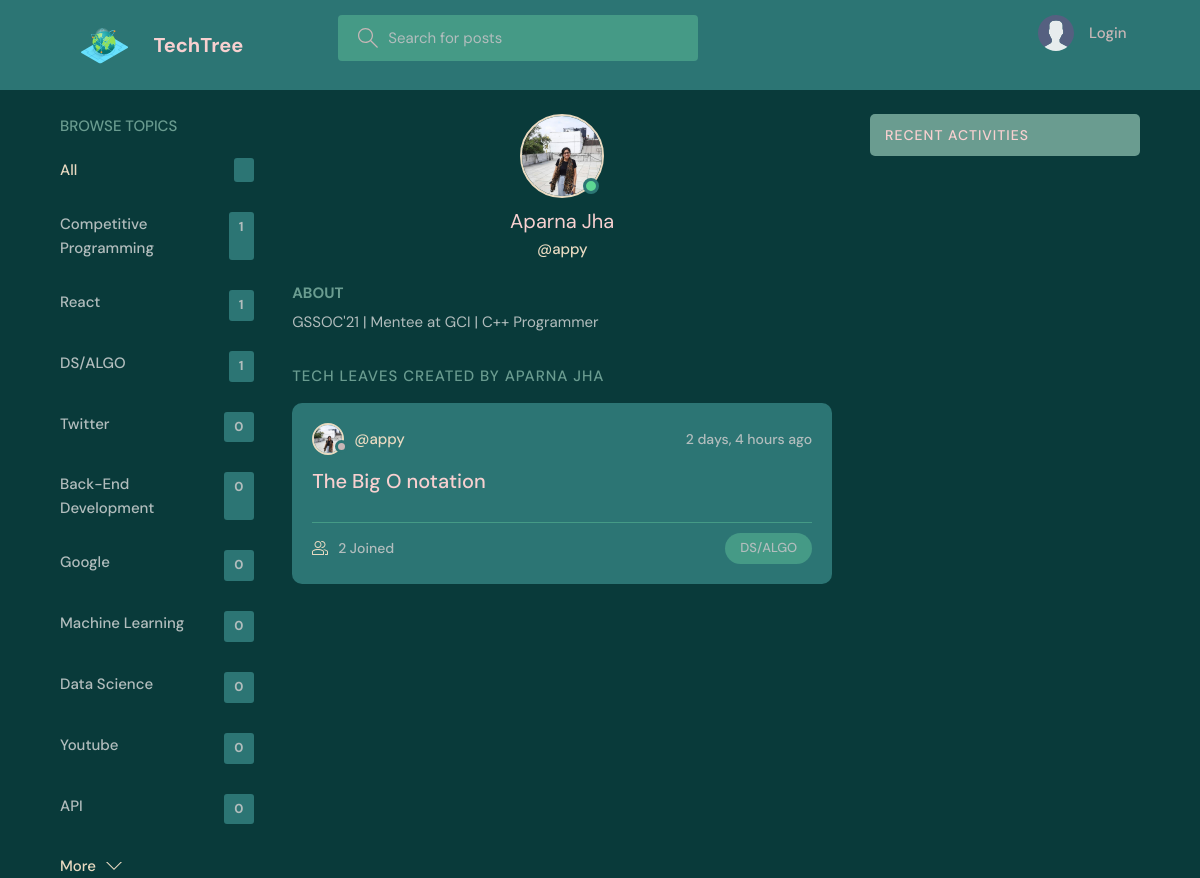
The page /profile/4/ on the database its author committed.
### base/models.py (models this page shows, shortened)
class Topic(models.Model):
    name = models.CharField(max_length=200)

class User(AbstractUser):
    name = models.CharField(max_length=200, null=True)
    email = models.EmailField(unique=True, null=True)
    bio = models.TextField(null=True)
    avatar = models.ImageField(null=True, default="avatar.svg")
    USERNAME_FIELD = 'email'
    REQUIRED_FIELDS = ['username']

class Room(models.Model):
    host = models.ForeignKey(User, on_delete=models.SET_NULL, null=True)
    topic = models.ForeignKey(Topic, on_delete=models.SET_NULL, null=True)
    name = models.CharField(max_length=200)
    description = models.TextField(null=True, blank=True)
    participants = models.ManyToManyField(
        User, related_name='participants', blank=True)
    updated = models.DateTimeField(auto_now=True)
    created = models.DateTimeField(auto_now_add=True)
    has_poll = models.BooleanField(default=False)
    class Meta:
        ordering = ['-updated', '-created']

### base/views.py (the view)
# urls.py: path('profile/<str:pk>/', views.userProfile, name="user-profile"),
def userProfile(request, pk):
    user = User.objects.get(id=pk)
    rooms = user.room_set.all()
    room_messages = user.message_set.all()
    topics = Topic.objects.all()
    context = {'user': user, 'rooms': rooms,
               'room_messages': room_messages, 'topics': topics}
    return render(request, 'base/profile.html', context)

### base/templates/base/profile.html (shortened to what this page needs)
{% extends 'main.html' %}
{% block content %}
<main class="profile-page layout layout--3">
  <div class="container">
    {% include 'base/topics_component.html' %}
    <div class="roomList">
      <div class="profile">
        <div class="profile__avatar">
          <div class="avatar avatar--large active">
            <img src="{{user.avatar.url}}" />
          </div>
        </div>
        <div class="profile__info">
          <h3>{{user.name}}</h3>
          <p>@{{user.username}}</p>
        </div>
        <div class="profile__about">
          <h3>About</h3>
          <p>
            {{user.bio}}
          </p>
        </div>
      </div>
      <div class="roomList__header">
        <div>
          <h2>Tech Leaves Created by {{user.name}}</a>
          </h2>
        </div>
      </div>
      {% include 'base/feed_component.html' %}
    </div>
    {% include 'base/activity_component.html' %}
  </div>
</main>
{% endblock content %}

### base/templates/base/topics_component.html
<div class="topics">
    <div class="topics__header">
        <h2>Browse Topics</h2>
    </div>
    <ul class="topics__list">
        <li>
            <a href="{% url 'home' %}" class="active">All <span>{{leaf_counts}}</span></a>
        </li>
        {% for topic in topics %}
        <li>
            <a href="{% url 'home' %}?q={{topic.name}}">{{topic.name}}<span>{{topic.room_set.all.count}}</span></a>
        </li>
        {% endfor %}
    </ul>
    <a class="btn btn--link" href="{% url 'topics' %}">
        More
        <svg version="1.1" xmlns="http://www.w3.org/2000/svg" width="32" height="32" viewBox="0 0 32 32">
            <title>chevron-down</title>
            <path d="M16 21l-13-13h-3l16 16 16-16h-3l-13 13z"></path>
        </svg>
    </a>
</div>

### base/templates/base/feed_component.html (shortened to what this page needs)
{% for room in rooms %}
<div class="roomListRoom">
    <div class="roomListRoom__header">
        <a href="{% url 'user-profile' room.host.id %}" class="roomListRoom__author">
            <div class="avatar avatar--small">
                <img src="{{room.host.avatar.url}}" />
            </div>
            <span>@{{room.host.username}}</span>
        </a>
        <div class="roomListRoom__actions">
            <span>{{room.created|timesince}} ago</span>
        </div>
    </div>
    <div class="roomListRoom__content">
        <a href="{% url 'room' room.id %}">{{room.name}}</a>
    </div>
    <div class="roomListRoom__meta">
        <a href="{% url 'room' room.id %}" class="roomListRoom__joined">
            {{room.participants.all.count}} Joined
        </a>
        <p class="roomListRoom__topic">{{room.topic.name}}</p>
    </div>
</div>
{% endfor %}

### rows shown on the page
Topic: name "Competitive Programming", room_set.all.count "1"
Topic: name "React", room_set.all.count "1"
Topic: name "DS/ALGO", room_set.all.count "1"
Topic: name "Twitter", room_set.all.count "0"
Topic: name "Back-End Development", room_set.all.count "0"
Topic: name "Google", room_set.all.count "0"
Topic: name "Machine Learning", room_set.all.count "0"
Topic: name "Data Science", room_set.all.count "0"
Topic: name "Youtube", room_set.all.count "0"
Topic: name "API", room_set.all.count "0"
User: avatar (picture), name "Aparna Jha", username "appy", bio "GSSOC'21 | Mentee at GCI | C++ Programmer", name "APARNA JHA"
Room: host.avatar (picture), host.username "appy", created "2 days, 4 hours", name "The Big O notation", participants.all.count "2", topic.name "DS/ALGO"
